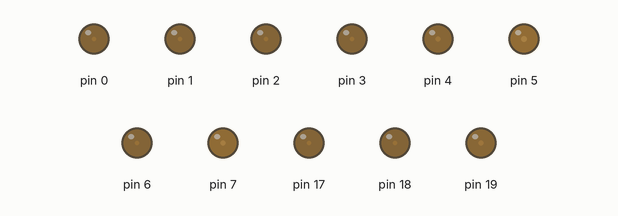
A sketch run on a simulated Arduino Uno, built with avr-gcc and run on an emulated ATmega328P. Parts: output pins drawn as LEDs (lit = HIGH). Random numbers use the default seed unless the sketch sets one.

Above: at 0.15 s.
At 3.47 s:
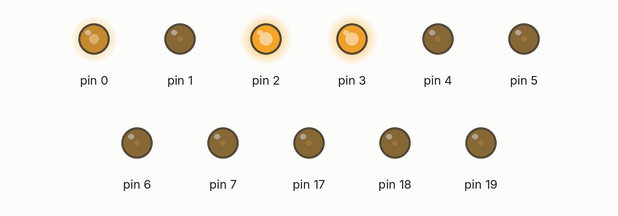
At 6.8 s:
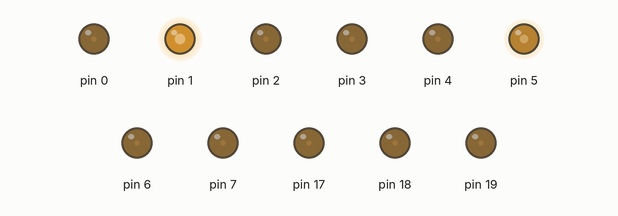
At 13.75 s:
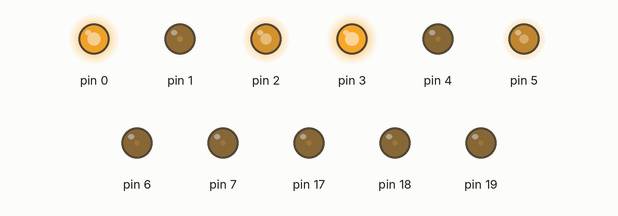
At 20.39 s:
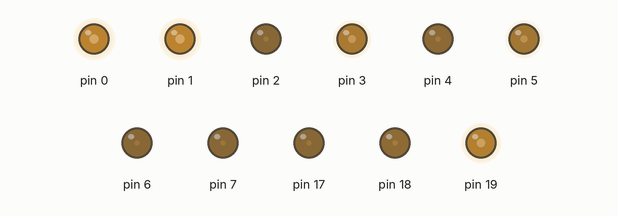
At 27.35 s:
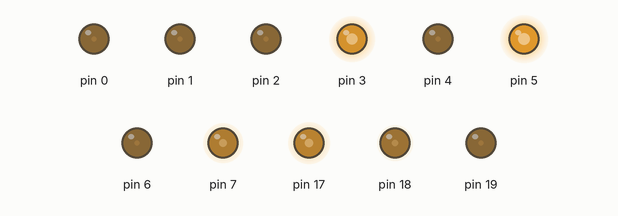
Timing chart, 0 to 27.5 s (numbered marks = the images above):
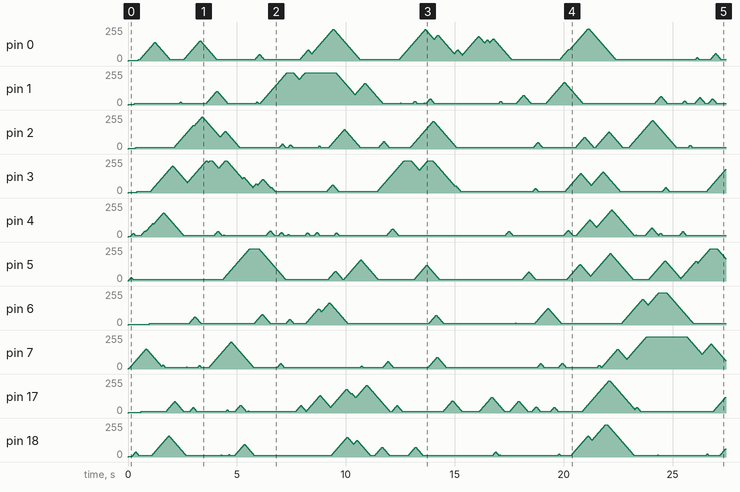

The sketch:

psychoholic_pin.ino
```cpp
/*
   DEF CON 24 - Psychoholics badge

   Quick little hack for DEF CON 24
                                     */

#include <SoftPWM.h>

#define TURN_ON_DELAY 1500
#define TURN_OFF_DELAY 2000
#define NEXT_LED 30
#define ON_OFF_WEIGHT 190    // between 0 - 255, lower means more leds turn on
#define ON_VALUE 95
#define OFF_VALUE 5


#define NUM_LEDS 11
// int leds[] = {0,1,2,3,4,5,6,7,9,10,A0,A1,A2,A3,A4,A5};
int leds[] = {0,1,2,3,4,5,6,7,17,18,19};

void setup()
{
  // seed based on analog pin 7
  randomSeed(analogRead(7));

  // Initialize soft PWM
  SoftPWMBegin();

  // Setup pins
  for(int i = 0 ; i < NUM_LEDS ; i++)
  {
    SoftPWMSet(leds[i], OFF_VALUE);
    // Set fade time for pin, fade-up time in ms, and fade-down time in ms
    SoftPWMSetFadeTime(leds[i], TURN_ON_DELAY, TURN_OFF_DELAY);
  }
}

void loop()
{
  // choose random LED
  uint8_t rand_num = random(NUM_LEDS);
  if(random(255) > ON_OFF_WEIGHT)
  {
    // turn a LED on
    SoftPWMSetPercent(leds[rand_num], ON_VALUE);
  }
  else
  {
    // turn a LED off
    SoftPWMSetPercent(leds[rand_num], OFF_VALUE);
  }
  delay(NEXT_LED);
}
```
